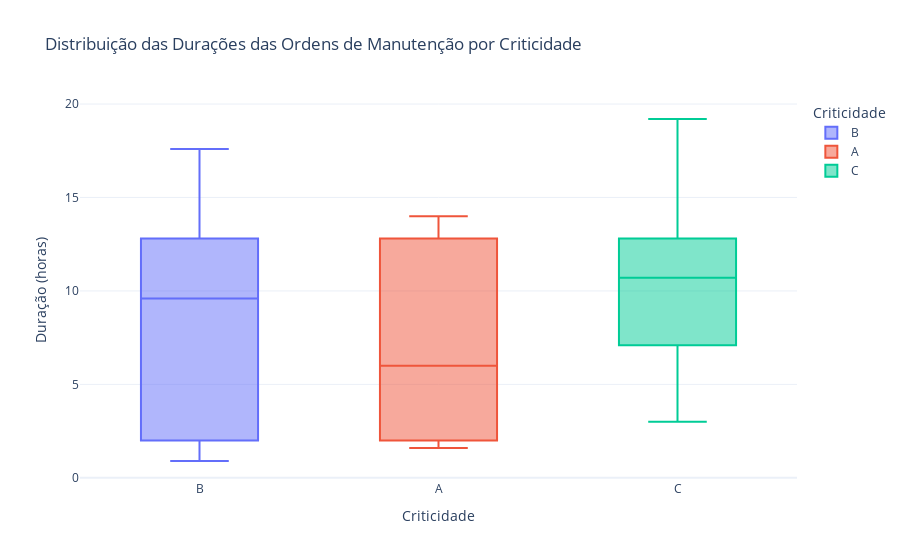

The code cell stored with this chart in its notebook:
### Code cell
# Transformar os dados em um DataFrame do Pandas
df = pd.json_normalize(data)

# Filtrar colunas relevantes
df_filtered = df[['equipment_fields.criticality', 'order_fields.duration']]

# Converter a coluna 'duration' para float
df_filtered['order_fields.duration'] = df_filtered['order_fields.duration'].astype(
    float)

# Criar o gráfico de boxplot
fig = px.box(df_filtered, x='equipment_fields.criticality', y='order_fields.duration',
             title='Distribuição das Durações das Ordens de Manutenção por Criticidade',
             labels={'equipment_fields.criticality': 'Criticidade',
                     'order_fields.duration': 'Duração (horas)'},
             color='equipment_fields.criticality',
             template='plotly_white')

# Mostrar o gráfico
fig.show()

### Figure 1 — Plotly figure (JSON) as saved in the notebook; plotly's stock layout.template omitted (floating-point values rounded to 4 significant figures)
{"data": [{"alignmentgroup": "True", "hovertemplate": "Criticidade=%{x}<br>Duração (horas)=%{y}<extra></extra>", "legendgroup": "B", "marker": {"color": "#636efa"}, "name": "B", "notched": false, "offsetgroup": "B", "orientation": "v", "showlegend": true, "type": "box", "x": ["B", "B", "B", "B", "B", "B", "B", "B", "B", "B", "B", "B", "B", "B", "B", "B", "B", "B", "B", "B", "B", "B", "B", "B", "B", "B", "B", "B", "B", "B", "B", "B", "B", "B", "B", "B", "B", "B", "B", "B", "B", "B", "B", "B", "B", "B", "B", "B", "B", "B", "B", "B", "B", "B", "B", "B"], "x0": " ", "xaxis": "x", "y": [12.8, 2.4, 3, 16, 8, 12.8, 9.6, 9.6, 12.8, 17.6, 17.6, 9.6, 9.6, 0.9, 8, 2, 6.8, 12.8, 9.6, 2, 2, 2, 2, 2, 2, 2, 17.6, 2, 2, 2, 9.6, 17.6, 9.6, 17.6, 9, 9, 2, 2, 2, 4, 4, 17.6, 7, 9.6, 9.6, 9.6, 14, 14, 9.6, 7, 9.6, 17.6, 17.6, 4, 9.6, 9.6], "y0": " ", "yaxis": "y"}, {"alignmentgroup": "True", "hovertemplate": "Criticidade=%{x}<br>Duração (horas)=%{y}<extra></extra>", "legendgroup": "A", "marker": {"color": "#EF553B"}, "name": "A", "notched": false, "offsetgroup": "A", "orientation": "v", "showlegend": true, "type": "box", "x": ["A", "A", "A", "A", "A", "A", "A", "A", "A", "A", "A", "A", "A", "A", "A", "A", "A", "A", "A", "A", "A", "A", "A", "A", "A", "A"], "x0": " ", "xaxis": "x", "y": [12.8, 3, 12.8, 10, 2, 2, 2, 2, 8, 12.8, 12.8, 12.8, 14, 12.8, 9.2, 4, 10, 1.6, 1.6, 2, 2.6, 2.6, 2, 2, 9, 9.6], "y0": " ", "yaxis": "y"}, {"alignmentgroup": "True", "hovertemplate": "Criticidade=%{x}<br>Duração (horas)=%{y}<extra></extra>", "legendgroup": "C", "marker": {"color": "#00cc96"}, "name": "C", "notched": false, "offsetgroup": "C", "orientation": "v", "showlegend": true, "type": "box", "x": ["C", "C", "C", "C", "C", "C", "C", "C", "C", "C", "C", "C", "C", "C", "C", "C"], "x0": " ", "xaxis": "x", "y": [8, 6.2, 9.6, 12.8, 4, 19.2, 12.8, 12.8, 3, 3, 17.6, 8, 8, 17.6, 11.8, 11.8], "y0": " ", "yaxis": "y"}], "layout": {"boxmode": "overlay", "legend": {"title": {"text": "Criticidade"}, "tracegroupgap": 0}, "title": {"text": "Distribuição das Durações das Ordens de Manutenção por Criticidade"}, "xaxis": {"anchor": "y", "categoryarray": ["B", "A", "C"], "categoryorder": "array", "domain": [0, 1], "title": {"text": "Criticidade"}}, "yaxis": {"anchor": "x", "domain": [0, 1], "title": {"text": "Duração (horas)"}}}}
